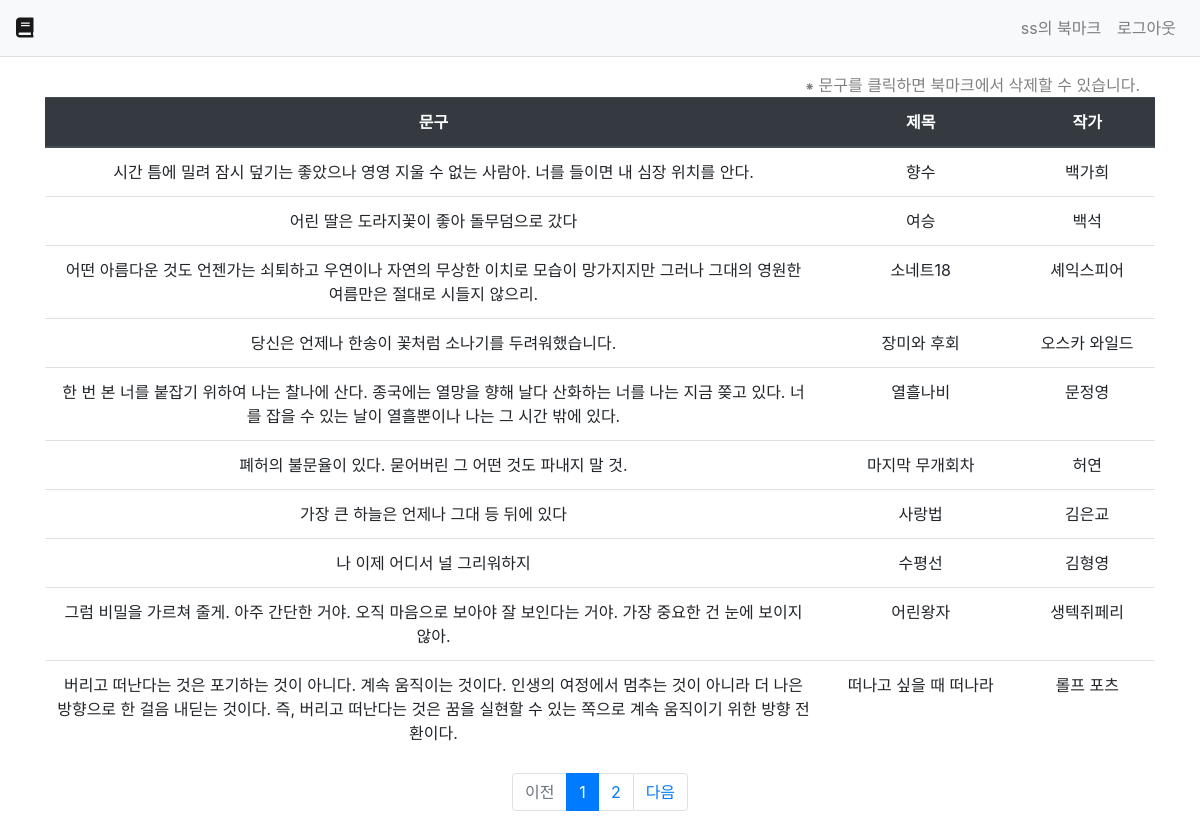
Screenshot of /main/bookmark/ (signed in) with the database file from the repository.
### main/models.py (models this page shows, shortened)
class Sentence(models.Model):
    content = models.TextField("문구")
    title = models.CharField("제목", max_length=300)
    writer = models.CharField("작성자", max_length=100)
    bookmark = models.ManyToManyField(User, related_name='bookmark_sentence')

### main/views.py (the view)
# urls.py: path('bookmark/', views.bookmark, name='bookmark'),
@login_required(login_url='common:login')
def bookmark(request):
    user = User.objects.get(id=request.user.id)
    bookmark_list = user.bookmark_sentence.all()
    page=request.GET.get('page','1')
    paginator = Paginator(bookmark_list, 10)
    page_obj = paginator.get_page(page)
    context = {'bookmark_list':page_obj}
    return render(request, 'main/bookmark.html', context)

### templates/main/bookmark.html (shortened to what this page needs)
{% extends 'base.html' %}
{% block content %}
<div class="container my-3">
  <div class="col-12">
    <a style="float:right; color:gray;">⁕ 문구를 클릭하면 북마크에서 삭제할 수 있습니다.</a>
  </div>
  <table class="table table-hover bookmark_table" style="text-align:center;">
    <thead>
      <tr class="thead-dark">
        <th>문구</th>
        <th>제목</th>
        <th>작가</th>
      </tr>
    </thead>
    <tbody>
      {% if bookmark_list %}
        {% for bookmark in bookmark_list %}
          <tr>
            <td data-uri="{% url 'main:bookmark_delete' bookmark.id%}" style="width:70%" class="table_row" name="{{bookmark.id}}">{{bookmark.content}}</td>
            <td>{{bookmark.title}}</td>
            <td>{{ bookmark.writer }}</td>
          </tr>
        {% endfor %}
      {% endif %}
    </tbody>
  </table>
  <ul class="pagination justify-content-center">
    {% if bookmark_list.has_previoust %}
    <li class="page-item">
      <a class="page-link" href="?page={{bookmark_list.previous_page_number}}">이전</a>
    </li>
    {% else %}
    <li class="page-item disabled">
      <a class="page-link" tabindex="-1" aria-disabled="true" href="#">이전</a>
    </li>
    {% endif %}
    {% for page_number in bookmark_list.paginator.page_range %}
      {% if page_number == bookmark_list.number %}
      <li class="page-item active" aria-content="page">
        <a class="page-link" href="?page={{page_number}}">{{page_number}}</a>
      </li>
      {% else %}
      <li class="page-item">
        <a class="page-link" href="?page={{page_number}}">{{page_number}}</a>
      </li>
      {% endif %}
    {% endfor %}
    {% if bookmark_list.has_next %}
    <li class="page-item">
      <a class="page-link" href="?page={{bookmark_list.next_page_number}}">다음</a>
    </li>
    {% else %}
    <li class="page-item disabled">
      <a class="page-link" tabindex="-1" aria-disabled="true" href="#">다음</a>
    </li>
    {% endif %}
  </ul>
</div>
{% endblock%}

### templates/navbar.html (shortened to what this page needs)
<nav class="navbar navbar-expand-lg navbar-light bg-light border-bottom sticky-top">
    <a class="navbar-brand" href="{% url 'main:index' %}"><i class="fas fa-book"></i></a>
    <div class="collapse navbar-collapse" id="navbarNav">
        <ul class="navbar-nav ml-auto">
        {% if user.is_authenticated %}
        <li class="nav-item">
            <a class="nav-link" href="{% url 'main:bookmark' %}">
                {{user.username}}의 북마크
            </a>
        </li>
        <li class="nav-item">
            <a class="nav-link" href="{% url 'common:logout' %}">
                로그아웃
            </a>
        </li>
        {% else %}
        <li class="nav-item">
            <a class="nav-link" href="{% url 'common:login' %}">로그인</a>
        </li>
        {% endif %}
        </ul>
    </div>
</nav>

### rows the page displays
Sentence: content "시간 틈에 밀려 잠시 덮기는 좋았으나 영영 지울 수 없는 사람아. 너를 들이면 내 심장 위치를 안다.", title "향수", writer "백가희"
Sentence: content "어린 딸은 도라지꽃이 좋아 돌무덤으로 갔다", title "여승", writer "백석"
Sentence: content "어떤 아름다운 것도 언젠가는 쇠퇴하고 우연이나 자연의 무상한 이치로 모습이 망가지지만 그러나 그대의 영원한 여름만은 절대로 시들지 않으리.", title "소네트18", writer "셰익스피어"
Sentence: {{ bookmark.id }} 7 (drawn), content "당신은 언제나 한송이 꽃처럼 소나기를 두려워했습니다.", title "장미와 후회", writer "오스카 와일드"
Sentence: content "한 번 본 너를 붙잡기 위하여 나는 찰나에 산다. 종국에는 열망을 향해 날다 산화하는 너를 나는 지금 쫒고 있다. 너를 잡을 수 있는 날이 열흘뿐이나 나는 그 시간 밖에 있다.", title "열흘나비", writer "문정영"
Sentence: content "폐허의 불문율이 있다. 묻어버린 그 어떤 것도 파내지 말 것.", title "마지막 무개회차", writer "허연"
Sentence: content "가장 큰 하늘은 언제나 그대 등 뒤에 있다", title "사랑법", writer "김은교"
Sentence: content "나 이제 어디서 널 그리워하지", title "수평선", writer "김형영"
Sentence: content "그럼 비밀을 가르쳐 줄게. 아주 간단한 거야. 오직 마음으로 보아야 잘 보인다는 거야. 가장 중요한 건 눈에 보이지 않아.", title "어린왕자", writer "생텍쥐페리"
Sentence: content "버리고 떠난다는 것은 포기하는 것이 아니다. 계속 움직이는 것이다. 인생의 여정에서 멈추는 것이 아니라 더 나은 방향으로 한 걸음 내딛는 것이다. 즉, 버리고 떠난다는 것은 꿈을 실현할 수 있는 쪽으로 계속 움직이기 위한 방향 전환이다.", title "떠나고 싶을 때 떠나라", writer "롤프 포츠"

### other values shown
{{ user.username }} "ss"
{{ page_number }} "1"
{{ page_number }} "2"
